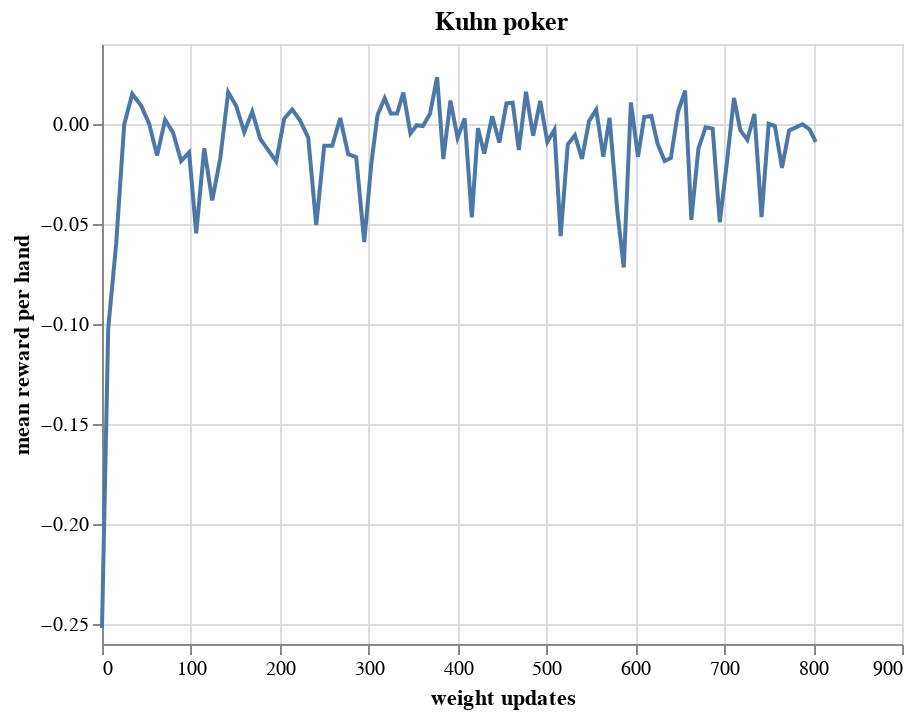

The cell this chart's notebook holds for it:
### Code cell
alt.Chart(kuhn).mark_line().encode(
    x=alt.X("timestep:Q", title="weight updates"),
    y=alt.Y("reward:Q", title="mean reward per hand"),
).properties(title="Kuhn poker")

### Figure 1 — Vega-Lite specification as saved in the notebook (floating-point values rounded to 4 significant figures)
{"config": {"view": {"continuousWidth": 400, "continuousHeight": 300}}, "data": {"name": "data-040cb1436ce7eb52733d1ce04c09536d"}, "mark": "line", "encoding": {"x": {"type": "quantitative", "field": "timestep", "title": "weight updates"}, "y": {"type": "quantitative", "field": "reward", "title": "mean reward per hand"}}, "title": "Kuhn poker", "$schema": "https://vega.github.io/schema/vega-lite/v4.8.1.json", "datasets": {"data-040cb1436ce7eb52733d1ce04c09536d": [{"timestep": 0, "reward": -0.252}, {"timestep": 7, "reward": -0.1023}, {"timestep": 16, "reward": -0.0596}, {"timestep": 25, "reward": -0.0002}, {"timestep": 34, "reward": 0.015}, {"timestep": 44, "reward": 0.0092}, {"timestep": 53, "reward": 0.0002}, {"timestep": 62, "reward": -0.0157}, {"timestep": 71, "reward": 0.0021}, {"timestep": 80, "reward": -0.0044}, {"timestep": 89, "reward": -0.0185}, {"timestep": 98, "reward": -0.0142}, {"timestep": 106, "reward": -0.0546}, {"timestep": 115, "reward": -0.0122}, {"timestep": 124, "reward": -0.0382}, {"timestep": 133, "reward": -0.0173}, {"timestep": 142, "reward": 0.0159}, {"timestep": 151, "reward": 0.009}, {"timestep": 160, "reward": -0.0041}, {"timestep": 169, "reward": 0.0062}, {"timestep": 178, "reward": -0.0074}, {"timestep": 187, "reward": -0.0131}, {"timestep": 196, "reward": -0.0187}, {"timestep": 205, "reward": 0.0027}, {"timestep": 214, "reward": 0.0073}, {"timestep": 223, "reward": 0.0016}, {"timestep": 232, "reward": -0.0068}, {"timestep": 241, "reward": -0.0505}, {"timestep": 250, "reward": -0.0109}, {"timestep": 259, "reward": -0.0109}, {"timestep": 268, "reward": 0.003}, {"timestep": 277, "reward": -0.0151}, {"timestep": 286, "reward": -0.0166}, {"timestep": 295, "reward": -0.059}, {"timestep": 303, "reward": -0.0197}, {"timestep": 310, "reward": 0.0045}, {"timestep": 318, "reward": 0.0129}, {"timestep": 325, "reward": 0.0052}, {"timestep": 332, "reward": 0.0052}, {"timestep": 339, "reward": 0.0157}, {"timestep": 347, "reward": -0.0047}, {"timestep": 354, "reward": -0.0006}, {"timestep": 361, "reward": -0.001}, {"timestep": 369, "reward": 0.0051}, {"timestep": 377, "reward": 0.0234}, {"timestep": 384, "reward": -0.0175}, {"timestep": 392, "reward": 0.0117}, {"timestep": 400, "reward": -0.0069}, {"timestep": 408, "reward": 0.0028}, {"timestep": 416, "reward": -0.0467}, {"timestep": 423, "reward": -0.0021}, {"timestep": 430, "reward": -0.0148}, {"timestep": 439, "reward": 0.0039}, {"timestep": 447, "reward": -0.0093}, {"timestep": 455, "reward": 0.0103}, {"timestep": 462, "reward": 0.0106}, {"timestep": 469, "reward": -0.013}, {"timestep": 477, "reward": 0.0161}, {"timestep": 485, "reward": -0.0059}, {"timestep": 493, "reward": 0.0115}, {"timestep": 501, "reward": -0.009}, {"timestep": 509, "reward": -0.0029}, {"timestep": 516, "reward": -0.0561}, {"timestep": 524, "reward": -0.0102}, {"timestep": 532, "reward": -0.0056}, {"timestep": 540, "reward": -0.0174}, {"timestep": 548, "reward": 0.0016}, {"timestep": 556, "reward": 0.0071}, {"timestep": 564, "reward": -0.0164}, {"timestep": 571, "reward": 0.0031}, {"timestep": 580, "reward": -0.0447}, {"timestep": 587, "reward": -0.0717}, {"timestep": 595, "reward": 0.0108}, {"timestep": 603, "reward": -0.0164}, {"timestep": 610, "reward": 0.0035}, {"timestep": 618, "reward": 0.004}, {"timestep": 625, "reward": -0.0098}, {"timestep": 633, "reward": -0.0185}, {"timestep": 640, "reward": -0.017}, {"timestep": 648, "reward": 0.0061}, {"timestep": 656, "reward": 0.0167}, {"timestep": 663, "reward": -0.0479}, {"timestep": 671, "reward": -0.0123}, {"timestep": 679, "reward": -0.0016}, {"timestep": 687, "reward": -0.0023}, {"timestep": 695, "reward": -0.0491}, {"timestep": 703, "reward": -0.0192}, {"timestep": 711, "reward": 0.013}, {"timestep": 718, "reward": -0.003}, {"timestep": 726, "reward": -0.0079}, {"timestep": 734, "reward": 0.005}, {"timestep": 742, "reward": -0.0465}, {"timestep": 750, "reward": 0.0001}, {"timestep": 757, "reward": -0.001}, {"timestep": 765, "reward": -0.0219}, {"timestep": 773, "reward": -0.0032}, {"timestep": 780, "reward": -0.0018}, {"timestep": 788, "reward": -0.0001}, {"timestep": 796, "reward": -0.0027}, {"timestep": 803, "reward": -0.0089}]}}
